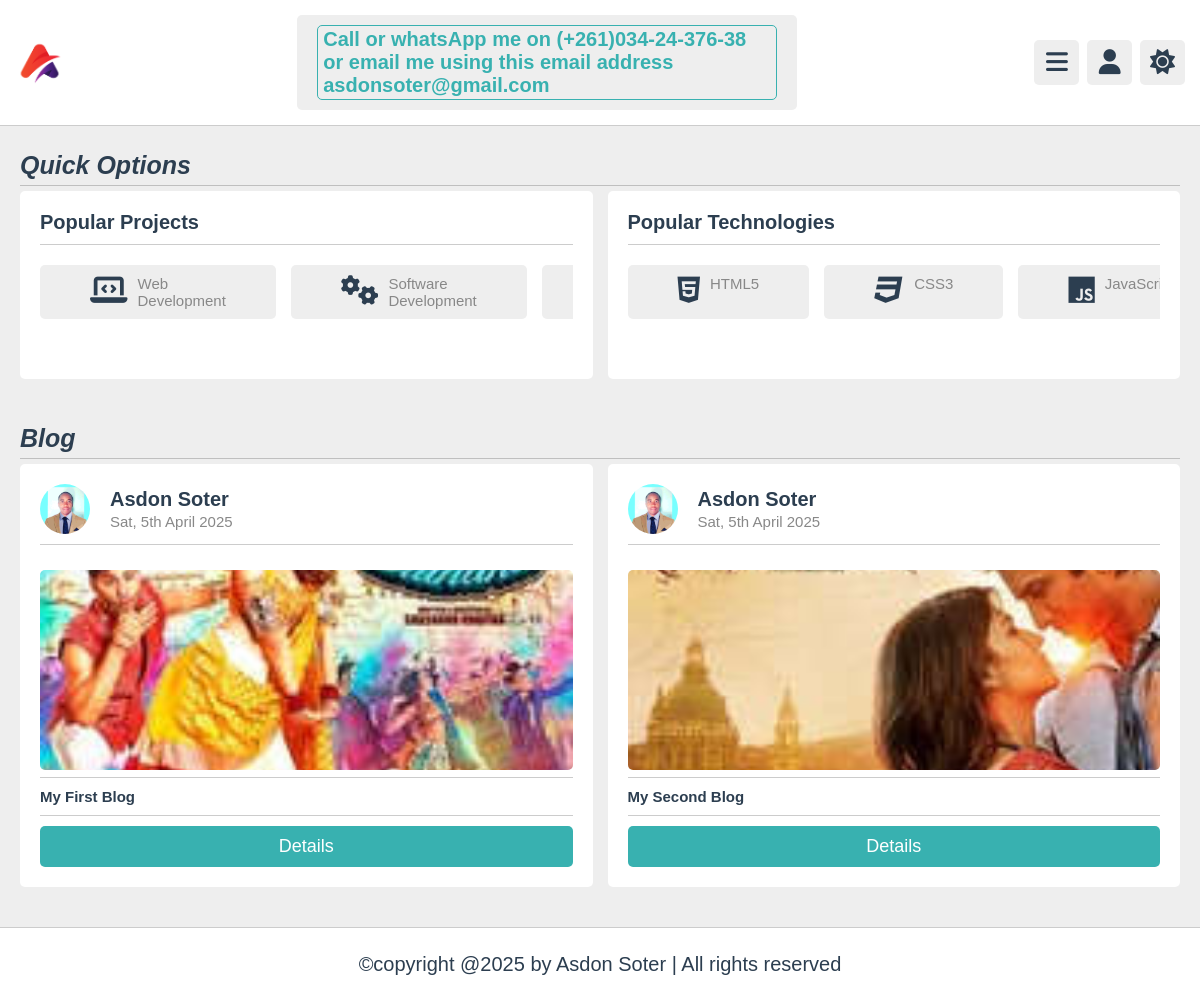
/home/blog, run on the app's committed database.
### tables this page shows
CREATE TABLE "blogs" (
	"id"	INTEGER,
	"title"	TEXT NOT NULL,
	"description"	TEXT NOT NULL,
	"image"	TEXT NOT NULL,
	"date"	REAL NOT NULL,
	PRIMARY KEY("id" AUTOINCREMENT)
);

### app/controllers/home.php (called while the page is built, shortened)
<?php
class Home extends Controller {
    public function blog() {
        $data['page'] = "Blog";
        $portf = $this->load_model("info_data");
        $data['blogs'] = $portf->get_blogs_views();
        $this->load_view("blog",$data);
    }
}

### app/core/router.php (called while the page is built, shortened)
<?php
class Router
{
    protected $method = "index";
    public function __construct() {
        $url = $this->getURL();
        if (!empty($url[0]) && file_exists("../app/controllers/" . strtolower($url[0]) . ".php")) {
            unset($url[0]);
        }
        $this->controller = new $this->controller;
        if (!empty($url[1]) && method_exists($this->controller, strtolower($url[1]))) {
            $this->method = strtolower($url[1]);
            unset($url[1]);
        }
        $this->params = !empty($url) ? array_values($url) : [];
        call_user_func_array([$this->controller, $this->method], $this->params);
    }
    private function getURL() {
        $url = isset($_GET['url']) ? $_GET['url'] : "home";
        return explode("/", filter_var(trim($url, "/"), FILTER_SANITIZE_URL));
    }
}

### public/index.php (called while the page is built, shortened)
<?php
$router = new Router();

### app/core/database.php (called while the page is built)
<?php
class Database {
    private function connect() {
        try {
            $con = new PDO("sqlite:portfolio.db");
        } catch (PDOException $e) {
            echo $e->getMessage();
        }
        return $con;
    }
    public function runQuery($query,$data=[],$data_type="object") {
        $conn = $this->connect();
        $stm = $conn->prepare($query);
        if ($stm) {
            $check = $stm->execute($data);
            if ($check) {
                if ($data_type == "object") {
                    $data = $stm->fetchAll(PDO::FETCH_OBJ);
                } else {
                    $data = $stm->fetchAll(PDO::FETCH_ASSOC);
                }
                if (is_array($data) && count($data) > 0) {
                    return $data;
                }
            }
        }
        return true;
    }
}

### app/models/Info_data.php (called while the page is built, shortened)
<?php
class Info_data extends Database {
    public function get_blogs_views() {
        $sql = "SELECT * FROM blogs ORDER BY id DESC";
        return $this->runQuery($sql);
    }
}

### app/views/blog.php (the view, shortened to what this page needs)
<?php $this->load_view("header",$data); ?>
     <section class="quick-select">
        <h1 class="heading">quick options</h1>
        <div class="box-container">
            <div class="box">
                <h3 class="title">popular projects</h3>
                <div class="flex">
                    <div class="slide-0">
                        <a href="#"><i class="fa-solid fa-laptop-code"></i><span>web development</span></a>
                        <a href="#"><i class="fa-solid fa-cogs"></i><span>software development</span></a>
                        <a href="#"><i class="fa-solid fa-gamepad"></i><span>game development</span></a>
                    </div>
                </div>
            </div>
            <div class="box">
                <h3 class="title">popular technologies</h3>
                <div class="flex">
                    <div class="slide-1">
                        <a href="#"><i class="fab fa-html5"></i><span>HTML5</span></a>
                        <a href="#"><i class="fab fa-css3"></i><span>CSS3</span></a>
                        <a href="#"><i class="fab fa-js"></i><span>JavaScript</span></a>
                    </div>
                </div>
            </div>
        </div>
     </section>
    <section class="blog">
        <h1 class="heading">blog</h1>
        <div class="box-container">
            <?php if(isset($blogs) && is_array($blogs)):?>
                <?php foreach($blogs as $row):?>
                <div class="box">
                    <div class="developer">
                        <img src="<?=ASSETS?>front/images/project/profile.png" alt="">
                        <div>
                            <h3>Asdon Soter</h3>
                            <span><?=date("D, jS F Y",strtotime($row->date))?></span>
                        </div>
                    </div>
                    <img src="<?=ROOT?><?=$row->image?>" alt="" class="thumb">
                    <h3 class="title"><?=$row->title?></h3>
                    <a href="<?=ROOT?>home/blog_details/<?=$row->id?>" class="btn">Details</a>
                </div>
            <?php endforeach;?>
            <?php endif;?>
        </div>
     </section>
<?php $this->load_view("footer",$data); ?>

### app/core/controller.php (shortened to what this page needs)
<?php
class Controller {
    public function load_view($filename, $data = []) {
        if (file_exists("../app/views/" . strtolower($filename) . ".php")) {
            include "../app/views/" . strtolower($filename) . ".php";
        } else {
            include "../app/views/404.php";
        }
    }
}

### app/views/header.php (shortened to what this page needs)
<!DOCTYPE html>
<html lang="en">
<head>
    <link rel="stylesheet" href="<?=ASSETS?>front/css/style.css">
    <link rel="stylesheet" href="<?=ASSETS?>front/icons/css/all.min.css">
</head>
<body>
    <header class="header">
        <section class="flex">
            <a href="index.html" class="logo"><img src="<?=ASSETS?>front/images/project/logo.png" alt=""></a>
            <form class="form-search">
                <h1 class="headings" style="color: var(--main-color);font-size: 2rem;margin-bottom: 0;width: 100%;
                    border: 1px solid var(--main-color);padding:.2rem .5rem;border-radius: 5px;">
                    <marquee behavior="smooth" direction="left" style="cursor: pointer;">Call or whatsApp me on (+261)034-24-376-38 or email me using this email address asdonsoter@gmail.com</marquee>
                </h1>
            </form>
            <div class="icons">
                <div id="menu-btn" class="fa-solid fa-bars"></div>
                <div id="user-btn" class="fa-solid fa-user"></div>
                <div id="switch-mode-btn" class="fa-solid fa-sun"></div>
            </div>
        </section>
    </header>

### app/views/footer.php (shortened to what this page needs)
<footer class="footer">
        &copy;copyright @2025 by <span>Asdon Soter</span> | All rights reserved
      </footer>
</body>
</html>

### data on the page
blogs: date "Sat, 5th April 2025", image (picture), title "My First Blog"
blogs: date "Sat, 5th April 2025", image (picture), title "My Second Blog"
